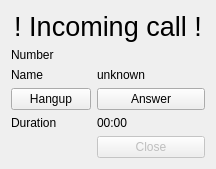
<?xml version="1.0" encoding="UTF-8"?>
<ui version="4.0">
 <class>IncomingCall</class>
 <widget class="QWidget" name="IncomingCall">
  <property name="geometry">
   <rect>
    <x>0</x>
    <y>0</y>
    <width>216</width>
    <height>161</height>
   </rect>
  </property>
  <property name="windowTitle">
   <string>Form</string>
  </property>
  <layout class="QVBoxLayout" name="verticalLayout">
   <item>
    <widget class="QLabel" name="label">
     <property name="font">
      <font>
       <pointsize>20</pointsize>
      </font>
     </property>
     <property name="layoutDirection">
      <enum>Qt::LeftToRight</enum>
     </property>
     <property name="autoFillBackground">
      <bool>false</bool>
     </property>
     <property name="text">
      <string>! Incoming call !</string>
     </property>
     <property name="alignment">
      <set>Qt::AlignCenter</set>
     </property>
    </widget>
   </item>
   <item>
    <layout class="QFormLayout" name="formLayout">
     <item row="2" column="0">
      <widget class="QPushButton" name="btn_hangup">
       <property name="text">
        <string>Hangup</string>
       </property>
      </widget>
     </item>
     <item row="2" column="1">
      <widget class="QPushButton" name="btn_answer">
       <property name="text">
        <string>Answer</string>
       </property>
      </widget>
     </item>
     <item row="0" column="0">
      <widget class="QLabel" name="label_2">
       <property name="text">
        <string>Number</string>
       </property>
      </widget>
     </item>
     <item row="1" column="0">
      <widget class="QLabel" name="label_3">
       <property name="text">
        <string>Name</string>
       </property>
      </widget>
     </item>
     <item row="0" column="1">
      <widget class="QLabel" name="lbl_number">
       <property name="text">
        <string/>
       </property>
      </widget>
     </item>
     <item row="1" column="1">
      <widget class="QLabel" name="lbl_name">
       <property name="text">
        <string>unknown</string>
       </property>
      </widget>
     </item>
     <item row="3" column="0">
      <widget class="QLabel" name="label_4">
       <property name="text">
        <string>Duration</string>
       </property>
      </widget>
     </item>
     <item row="3" column="1">
      <widget class="QLabel" name="lbl_duration">
       <property name="text">
        <string>00:00</string>
       </property>
      </widget>
     </item>
     <item row="4" column="1">
      <widget class="QPushButton" name="btn_close">
       <property name="enabled">
        <bool>false</bool>
       </property>
       <property name="text">
        <string>Close</string>
       </property>
      </widget>
     </item>
    </layout>
   </item>
  </layout>
 </widget>
 <resources/>
 <connections/>
</ui>
